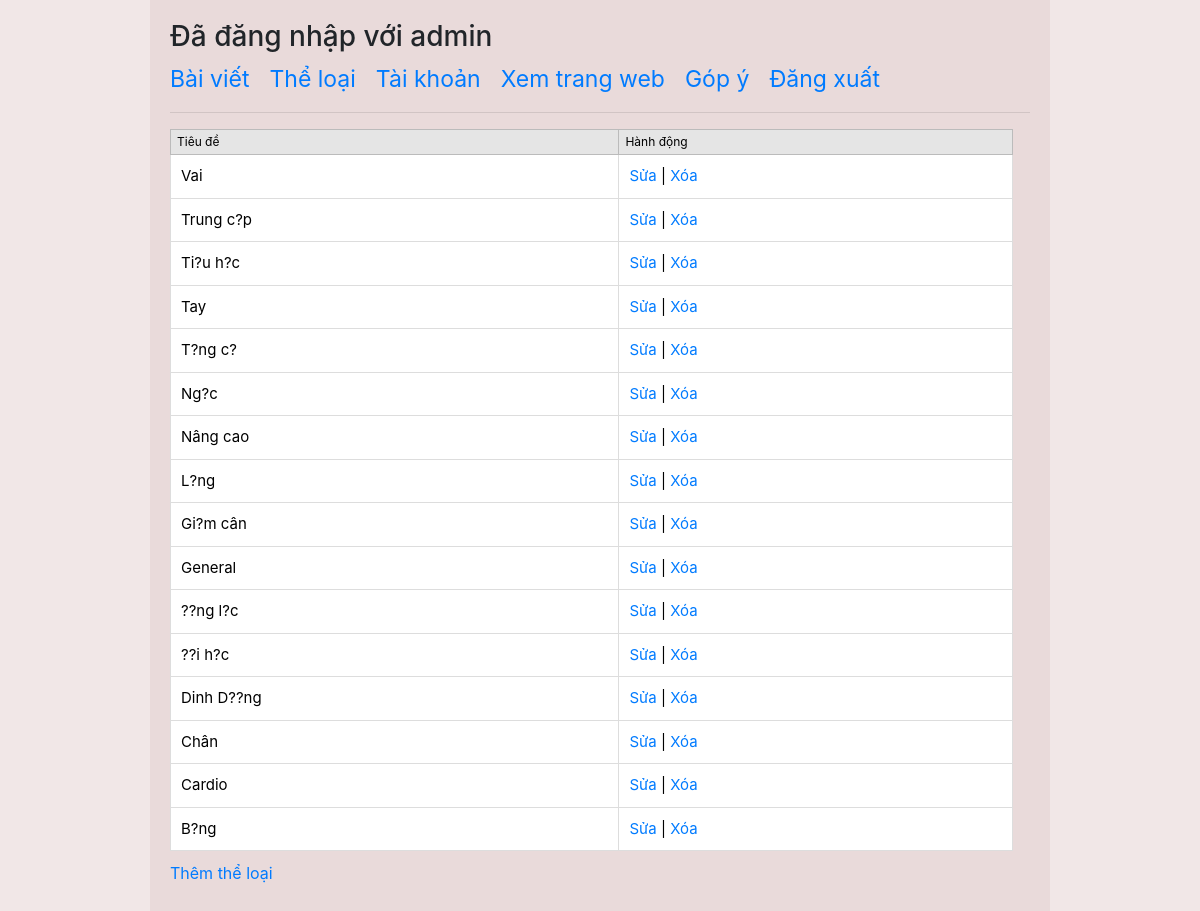
Page /admin/categories.php (signed in) on the committed database.
### tables this page shows
CREATE TABLE IF NOT EXISTS `blog_cats` (
  `catID` int unsigned NOT NULL AUTO_INCREMENT,
  `catTitle` varchar(255) DEFAULT NULL,
  `catSlug` varchar(255) DEFAULT NULL,
  PRIMARY KEY (`catID`)
);

### admin/categories.php (the view, shortened to what this page needs)
<?php
require_once('../includes/config.php');
?>
<!DOCTYPE html>
<html lang="en">
<head>
    <link rel="stylesheet" href="https://maxcdn.bootstrapcdn.com/bootstrap/4.1.3/css/bootstrap.min.css">
    <link rel="stylesheet" href="../style/main.css?v=<?php echo time(); ?>">
</head>
<body>
    <div id="wrapper">
        <h3>Đã đăng nhập với <?php echo $_SESSION['username'] ?></h3>
        <?php include('menu.php') ?>
        <table>
            <tr>
                <th>Tiêu đề</th>
                <th>Hành động</th>
            </tr>
            <?php
            try {
                $stmt = $db->query('SELECT catID,catTitle,catSlug FROM blog_cats ORDER BY catTitle DESC ');
                while ($row = $stmt->fetch()) {
                    echo '<tr>';
                    echo '<td>' . htmlentities($row['catTitle']) . '</td>';
            ?>
                    <td>
                        <a href="edit-category.php?id=<?php echo $row['catID'] ?>">Sửa</a> |
                        <a href="javascript:delcat('<?php echo $row['catID']; ?>','<?php echo $row['catSlug']; ?>')">Xóa</a>
                    </td>
            <?php echo '</tr>';
                }
            } catch (PDOException $e) {
                echo $e->getMessage();
            }
            ?>
        </table>
        <p><a href="add-category.php">Thêm thể loại</a></p>
    </div>
</body>
</html>

### style/main.css (style rules this page uses)
body { background:#f1e7e7 }
#wrapper { margin:auto; max-width:900px !important; }
#wrapper { background: #e9dada; padding:20px; }
p,li { color: #555555; font-size: 16px; line-height: 1.5em; }
a { color: #007bff; text-decoration: none; }
table { width:98%; text-align:left; border:1px solid #DDDDDD; font-size:12px; color:#000;background:#fff; margin-bottom:10px; }
table th { background-color:#E5E5E5; border:1px solid #BBBBBB; padding:3px 6px; font-weight:normal; color:#000; }
table tr td { border: 1px solid #DDDDDD; padding: 10px; font-size: 15px; }

### rows in the picture
blog_cats: catTitle "Vai"
blog_cats: catTitle "Trung c?p"
blog_cats: catTitle "Ti?u h?c"
blog_cats: catTitle "Tay"
blog_cats: catTitle "T?ng c?"
blog_cats: catTitle "Ng?c"
blog_cats: catTitle "Nâng cao"
blog_cats: catTitle "L?ng"
blog_cats: catTitle "Gi?m cân"
blog_cats: catTitle "General"
blog_cats: catTitle "??ng l?c"
blog_cats: catTitle "??i h?c"
blog_cats: catTitle "Dinh D??ng"
blog_cats: catTitle "Chân"
blog_cats: catTitle "Cardio"
blog_cats: catTitle "B?ng"

### other values in the picture
$_SESSION['username'] "admin"
